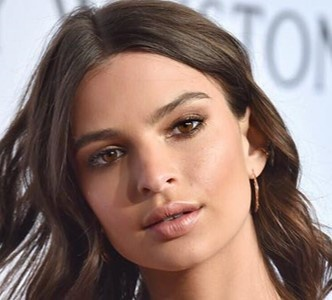
#> input picture original.jpg, 332 x 300 px, given in place of the camera
$ python update_database.py
#> lines starting #> are read from the running program, lines starting #| are printed output that depends on the picture; after the words box and inside, x2 and y2 are one past the last pixel; in counts of white or black regions, pixels touching at a corner belong together
### preprocess.py
import cv2 as cv
import numpy as np

# [43 lines left out: function align, not called in this run]

def filter(aligned):
    filtered = cv.medianBlur(aligned, 3)
    return filtered

# [4 lines left out: function clahe_gray, not called in this run]

def gaussian(img):
    filtered = cv.GaussianBlur(img, (3, 3), 0)
    return filtered

def crop_n_resize(filtered, face_cascade):
    detected_faces = face_cascade.detectMultiScale(filtered, 1.3, 5)
    for (x, y, w, h) in detected_faces:
        roi = filtered[y:(y+h), x:(x+w)]
    final_img = cv.resize(roi, (250, 250))
    return final_img

### update_database.py
import cv2 as cv
import preprocess
import os
import numpy as np

def capture(name, main_dir):
#> called with name = '0', main_dir = 'data/train'
    cap = cv.VideoCapture(0)
    face_cascade = cv.CascadeClassifier(cv.data.haarcascades + 'haarcascade_frontalface_alt.xml')
    eye_cascade = cv.CascadeClassifier(cv.data.haarcascades + 'haarcascade_eye.xml')
    folder_path = os.path.join(main_dir, name)
    if not os.path.exists(folder_path):
        os.mkdir(folder_path)
    count_imgs = 1
    while count_imgs <= 200:
        ret, frame = cap.read()
#> frame is the input picture: shape (300, 332, 3); mean B, G, R 113.2, 120.1, 143.5
        gray = cv.cvtColor(frame, cv.COLOR_BGR2GRAY)
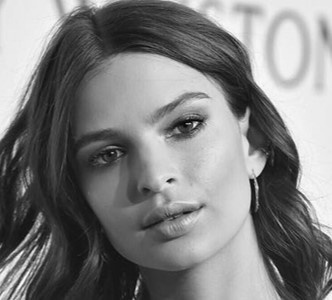
#> gray: shape (300, 332); min 3, max 254, mean 126.3
        detected_faces = face_cascade.detectMultiScale(gray, 1.1, 5)
#> detected_faces = [[36, 50, 228, 228]]
        try:
            if len(detected_faces) == 1:
                (x, y, w, h) = detected_faces[0]
#> x = 36; y = 50; w = 228; h = 228
                cv.rectangle(frame, (x, y), (x+w, y+h), (0, 0, 255), 2)
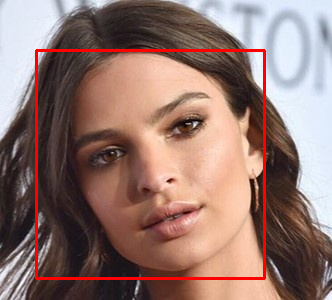
#> frame: shape (300, 332, 3); 2.74% of pixels changed, all inside (x1, y1, x2, y2) = (35, 49, 266, 280)
                roi = gray[y:(y+h), x:(x+w)]
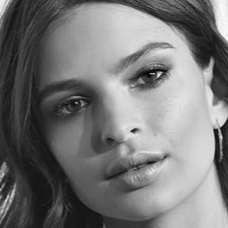
#> roi: shape (228, 228); min 3, max 254, mean 118.3
                detected_eyes = eye_cascade.detectMultiScale(roi, 1.1, 5)
#> detected_eyes = [[51, 84, 45, 45], [121, 51, 52, 52]]
                if len(detected_eyes) == 2:
                    eye_1 = detected_eyes[0]
#> eye_1 = [51, 84, 45, 45]
                    eye_2 = detected_eyes[1]
#> eye_2 = [121, 51, 52, 52]
                    if eye_1[0] < eye_2[0]:
                        left_eye = eye_1
#> left_eye = [51, 84, 45, 45]
                        right_eye = eye_2
#> right_eye = [121, 51, 52, 52]
                    else:
                        left_eye = eye_2
                        right_eye = eye_1

                    left_eye_center = ((left_eye[0]+left_eye[2]//2), (left_eye[1]+left_eye[3]//2))
#> left_eye_center = (73, 106)
                    left_eye_center_x = left_eye_center[0]
#> left_eye_center_x = 73
                    left_eye_center_y = left_eye_center[1]
#> left_eye_center_y = 106

                    right_eye_center = ((right_eye[0]+right_eye[2]//2), (right_eye[1]+right_eye[3]//2))
#> right_eye_center = (147, 77)
                    right_eye_center_x = right_eye_center[0]
#> right_eye_center_x = 147
                    right_eye_center_y = right_eye_center[1]
#> right_eye_center_y = 77

                    if left_eye_center_y > right_eye_center_y:
                        A = (right_eye_center_x, left_eye_center_y)
#> A = (147, 106)
                        direction = -1
                    else:
                        A = (left_eye_center_x, right_eye_center_y)
                        direction = 1

                    delta_x = right_eye_center_x - left_eye_center_x
#> delta_x = 74
                    delta_y = right_eye_center_y - left_eye_center_y
#> delta_y = -29
                    angle = np.arctan(delta_y/delta_x)
#> angle = -0.373
                    angle = (angle*180)/np.pi
#> angle = -21.4

                    height, width = gray.shape[:2]
#> height = 300; width = 332
                    center = (width//2, height//2)
#> center = (166, 150)

                    M = cv.getRotationMatrix2D(center, angle, 1.0)
#> M = [[0.931, -0.365, 66.18], [0.365, 0.931, -50.23]]
                    rotated = cv.warpAffine(gray, M, (width, height))
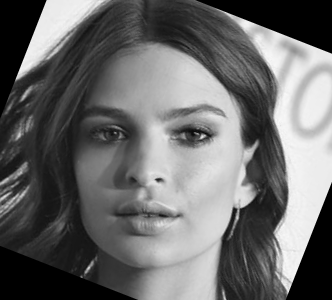
#> rotated: shape (300, 332); min 0, max 251, mean 106.2
                filtered = preprocess.filter(rotated)
                final_img = preprocess.crop_n_resize(filtered, face_cascade)
#> in crop_n_resize, `detected_faces = face_cascade.detectMultiScale(filtered, 1.3, 5)`: detected_faces = [[34, 45, 228, 228]]
#> the loop in crop_n_resize, `for (x, y, w, h) in detected_faces:` made 1 pass
#> pass 1, in crop_n_resize, `roi = filtered[y:(y+h), x:(x+w)]`:
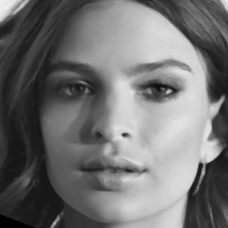
#> roi: shape (228, 228); min 0, max 238, mean 113.1
                img_path = os.path.join(folder_path, name+ '_' + str(count_imgs) + '.jpg')
                cv.imwrite(img_path, final_img)
                count_imgs += 1
        except Exception as e:
            print(e)
        cv.imshow('frame', frame)
        if cv.waitKey(20) & 0xFF == ord('q'):
#> (key q is pressed here)
            break
    cap.release()
    cv.destroyAllWindows()

def get_data(main_dir):
    faces = []
    ids = []
#> (the run stopped early here; a loop or call above may not have finished)

$ run again, on train.jpg
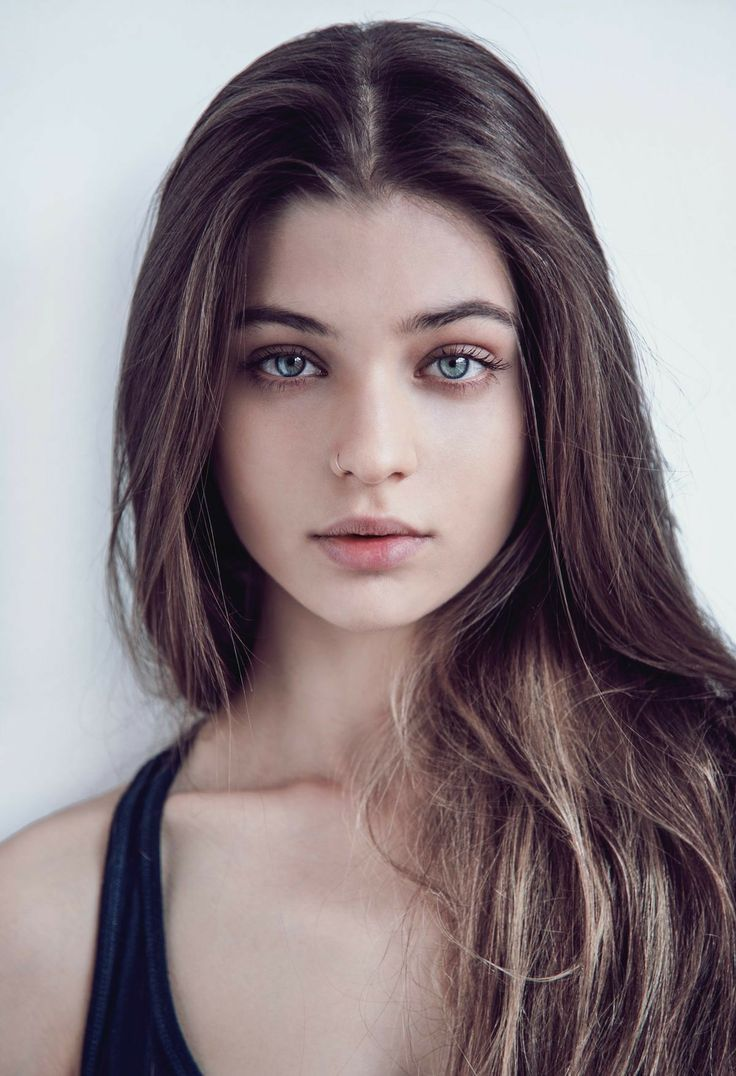
#> input picture train.jpg, 736 x 1076 px, given in place of the camera
#> in capture, frame is the input picture: shape (1076, 736, 3); mean B, G, R 131.8, 127.6, 140
#> in capture, `detected_faces = face_cascade.detectMultiScale(gray, 1.1, 5)`: detected_faces = [[162, 207, 421, 421]]
#> in capture, `(x, y, w, h) = detected_faces[0]`: x = 162; y = 207; w = 421
#> frame: shape (1076, 736, 3); 0.64% of pixels changed, all inside (x1, y1, x2, y2) = (161, 206, 585, 630)
#> detected_eyes = [[80, 113, 92, 92], [242, 114, 89, 89]]
#> eye_1 = [80, 113, 92, 92]
#> eye_2 = [242, 114, 89, 89]
#> left_eye = [80, 113, 92, 92]
#> right_eye = [242, 114, 89, 89]
#> left_eye_center = (126, 159)
#> left_eye_center_x = 126
#> left_eye_center_y = 159
#> right_eye_center = (286, 158)
#> right_eye_center_x = 286
#> right_eye_center_y = 158
#> A = (286, 159)
#> delta_x = 160
#> delta_y = -1
#> in capture, `angle = np.arctan(delta_y/delta_x)`: angle = -0.00625
#> in capture, `angle = (angle*180)/np.pi`: angle = -0.358
#> M = [[1, -0.00625, 3.37], [0.00625, 1, -2.29]]
#> in capture, `rotated = cv.warpAffine(gray, M, (width, height))`:
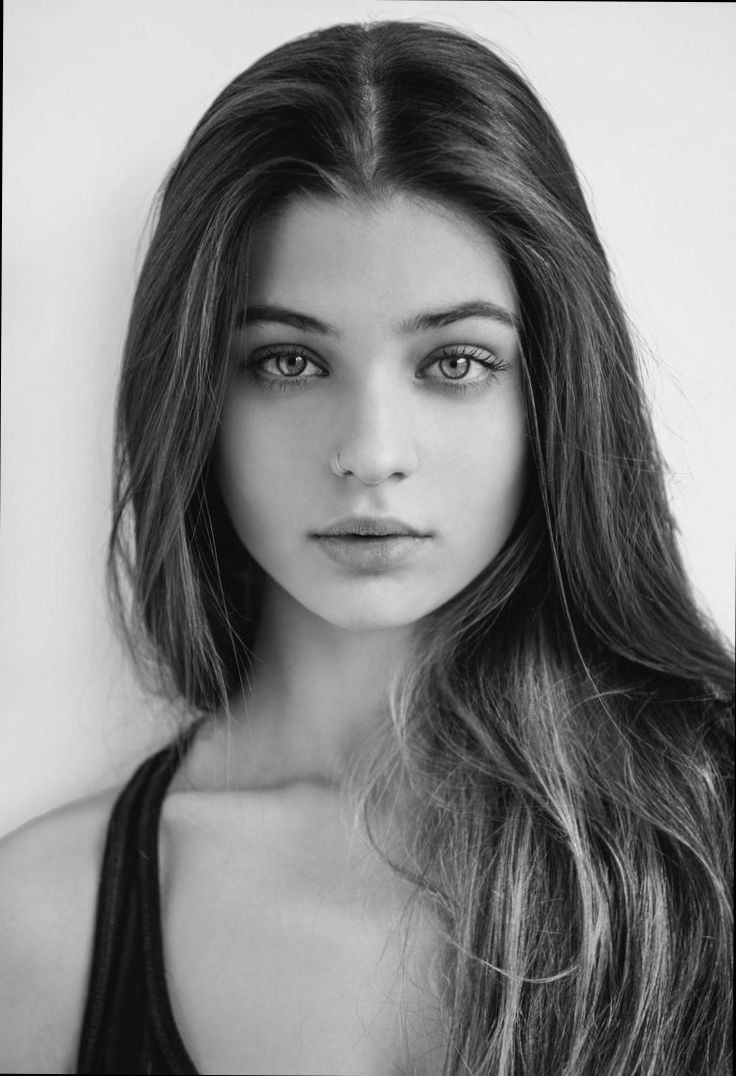
#> rotated: shape (1076, 736); min 0, max 243, mean 131.2
#> in crop_n_resize, `detected_faces = face_cascade.detectMultiScale(filtered, 1.3, 5)`: detected_faces = [[178, 215, 394, 394]]
#> the loop in crop_n_resize, `for (x, y, w, h) in detected_faces:` made 1 pass
#> pass 1, in crop_n_resize, `roi = filtered[y:(y+h), x:(x+w)]`:
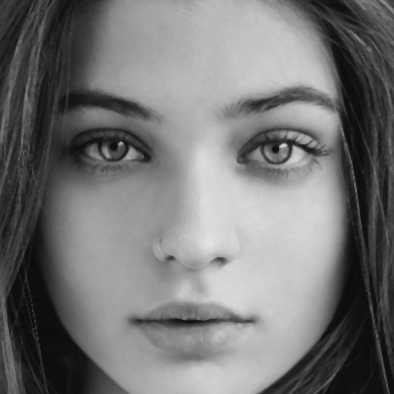
#> roi: shape (394, 394); min 9, max 226, mean 117.3
